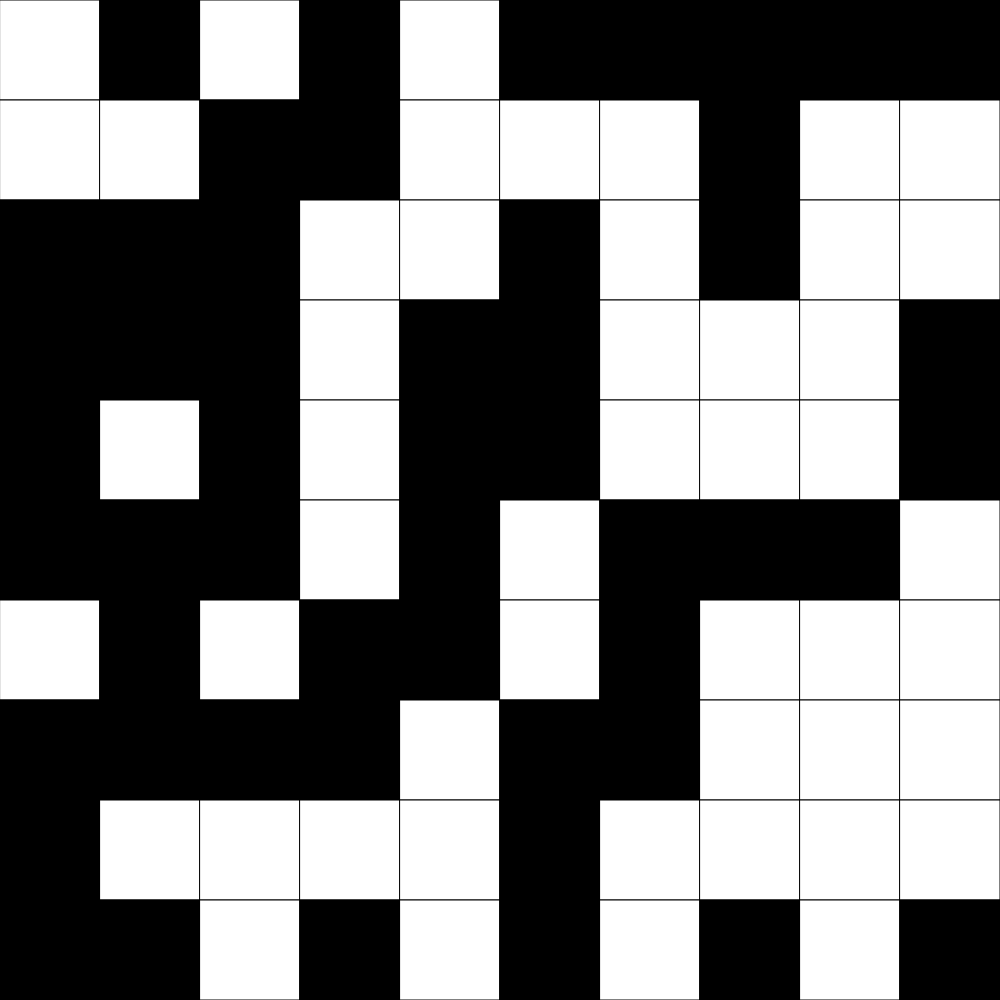
Frame 1 (no input)
Frame 60 (no input): identical to frame 1, image omitted
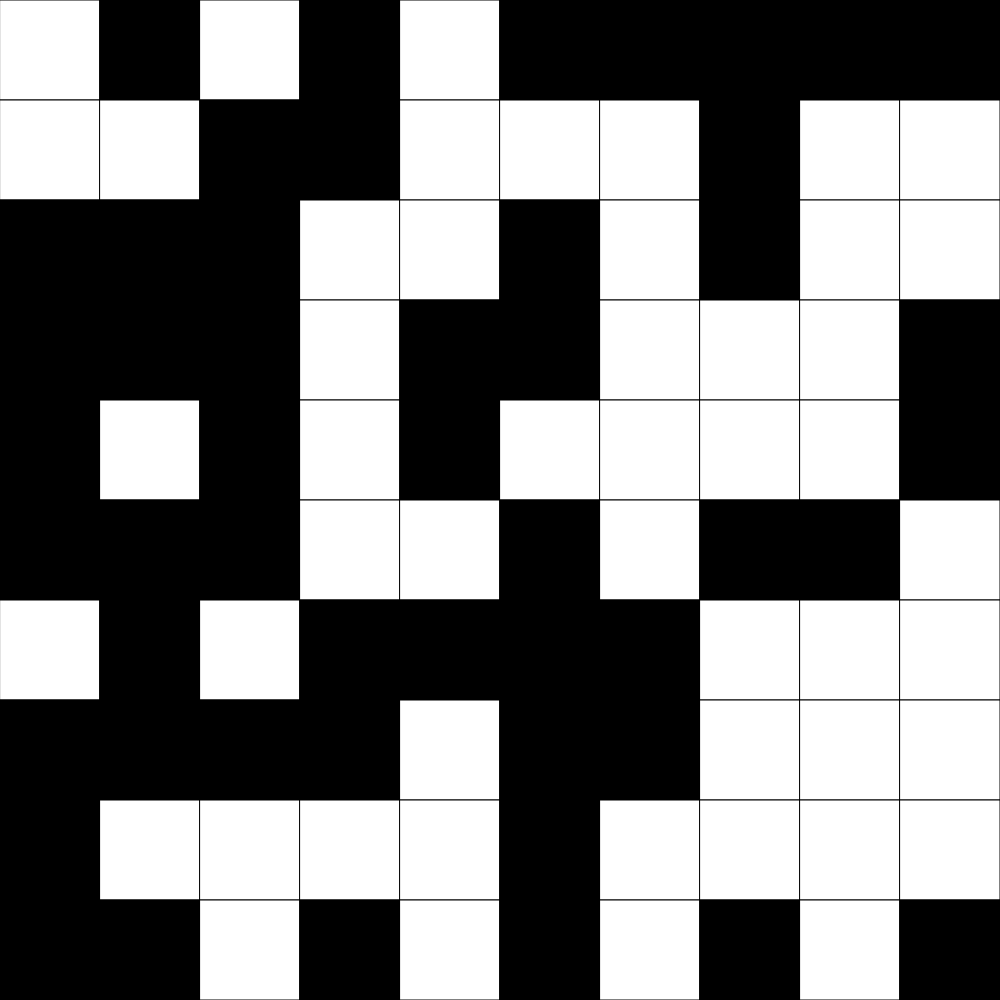
Frame 120 (the mouse pressed at the canvas centre since frame 60)

The p5.js sketch that drew these frames (run headless with seeded random() and noise() and a simulated clock; from frame 60 on, the mouse is pressed at the canvas centre):

// p5.js sketch
// ── sketch.js

// let grid = [[1, 0, 0, 1],
//             [0, 1, 1, 0],
//             [0, 0, 1, 1],
//             [1, 1, 1, 0]];

let grid;            
let cellSize;
const GRID_SIZE = 10;

function setup() {

  if(windowWidth< windowHeight){
    createCanvas(windowWidth, windowWidth);
  }
  else{
    createCanvas(windowHeight, windowHeight);
  }
  cellSize = height/GRID_SIZE;
  grid = generateRandomGrid(GRID_SIZE, GRID_SIZE);
}

function windowResized(){
  if(windowWidth< windowHeight){
    resizeCanvas(windowWidth, windowWidth);
  }
  else{
    resizeCanvas(windowHeight, windowHeight);
  }
  cellSize = height/GRID_SIZE;
}

function draw() {
  frameRate(60);
  background(220);
  displayGrid();
}

function mousePressed(){
  let x = Math.floor(mouseX/cellSize);
  let y = Math.floor(mouseY/cellSize);

  toggleCell(x, y);
  toggleCell(x, y+1);
  toggleCell(x, y-1);
  toggleCell(x+1, y);
  toggleCell(x-1, y);
}

function toggleCell(x, y){

  if(x >= 0 && x < GRID_SIZE && y>=0 && y < GRID_SIZE){
    if(grid[y][x] === 0) {
      grid[y][x] = 1;
    }
    else{
      grid[y][x] = 0;
    }
  }
}

function keyPressed(){
  if(key === "r"){
    grid = generateRandomGrid(GRID_SIZE, GRID_SIZE);
  }

  if(key === "e"){
    grid = generateEmptyGrid(GRID_SIZE, GRID_SIZE);
  }
}

function displayGrid(){
  for(let y = 0; y < GRID_SIZE; y++){
    for(let x = 0; x < GRID_SIZE; x++){
      if(grid[y][x] === 1){
        fill(0);
      }
      else if(grid[y][x] === 0){
        fill(255);
      }

      square(x * cellSize,y * cellSize, cellSize);

      // if(mouseIsPressed && mouseX < x * cellSize + cellSize && mouseX > x * cellSize && mouseY < y * cellSize + cellSize && mouseY > y * cellSize){
      //   grid[y][x] =  Math.abs(grid[y][x] - 1);
      // }
    }
  }
}


function generateRandomGrid(cols,rows){
  let newGrid = [];
  for(let y = 0; y < rows; y++){
    newGrid.push([]);
    for(let x = 0; x < cols; x++){
      //make it a 1 half the time, a 0 haft the time
      if(random(100) < 50){
        newGrid[y].push(1);
      }

      else{
        newGrid[y].push(0);
      }
    }
  }
  return newGrid;
  console.log(newGrid);
}

function generateEmptyGrid(cols, rows){
  let newGrid = [];
  for(let y = 0; y < rows; y++){
    newGrid.push([]);
    for(let x = 0; x < cols; x++){
      newGrid[y].push(0);
    }
  }
  return newGrid;
  console.log(newGrid);
}
